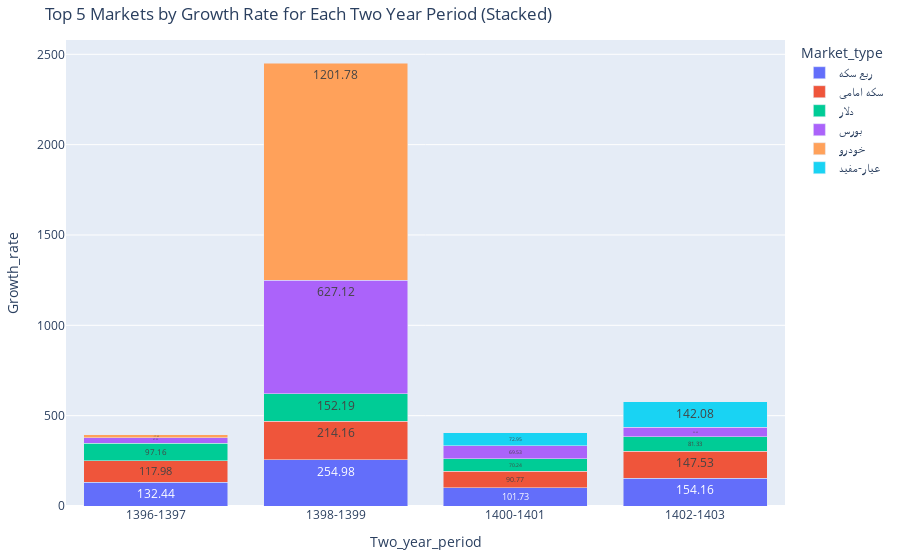

The notebook cell this image was saved under:
### Code cell
two_year_df = (df.groupby(['two_year_period', 'market_type']).agg(growth_rate= ('closing', 'mean')).groupby(level='market_type')['growth_rate'].pct_change() * 100).reset_index()
two_year_df = two_year_df.sort_values(['two_year_period', 'growth_rate'], ascending=[True, False]).groupby('two_year_period', group_keys=False).head(5)
two_year_df['market_type'] = two_year_df['market_type'].apply(lambda x: MARKET_NAMES.get(str(x), 'Unknown'))
two_year_df = two_year_df[two_year_df['two_year_period'] != '1394-1395']

set_custom_output_height(height=800)

fig = plot_stacked_bar_chart(
    df=two_year_df,
    x_col="two_year_period",
    y_col="growth_rate",
    color_col="market_type",
    title="Top 5 Markets by Growth Rate for Each Two Year Period (Stacked)",
    labels={"growth_rate": "Growth Rate (%)", "year": "Year"}
)

### Figure 1 — Plotly figure (JSON) as saved in the notebook; plotly's stock layout.template omitted (floating-point values rounded to 4 significant figures)
{"data": [{"alignmentgroup": "True", "hovertemplate": "market_type=ربع سکه<br>two_year_period=%{x}<br>Growth Rate (%)=%{text}<extra></extra>", "legendgroup": "ربع سکه", "marker": {"color": "#636efa", "pattern": {"shape": ""}}, "name": "ربع سکه", "offsetgroup": "ربع سکه", "orientation": "v", "showlegend": true, "text": [132.4, 255.0, 101.7, 154.2], "textposition": "inside", "texttemplate": "%{text:.2f}", "type": "bar", "x": ["1396-1397", "1398-1399", "1400-1401", "1402-1403"], "xaxis": "x", "y": [132.4, 255.0, 101.7, 154.2], "yaxis": "y"}, {"alignmentgroup": "True", "hovertemplate": "market_type=سکه امامی<br>two_year_period=%{x}<br>Growth Rate (%)=%{text}<extra></extra>", "legendgroup": "سکه امامی", "marker": {"color": "#EF553B", "pattern": {"shape": ""}}, "name": "سکه امامی", "offsetgroup": "سکه امامی", "orientation": "v", "showlegend": true, "text": [118.0, 214.2, 90.77, 147.5], "textposition": "inside", "texttemplate": "%{text:.2f}", "type": "bar", "x": ["1396-1397", "1398-1399", "1400-1401", "1402-1403"], "xaxis": "x", "y": [118.0, 214.2, 90.77, 147.5], "yaxis": "y"}, {"alignmentgroup": "True", "hovertemplate": "market_type=دلار<br>two_year_period=%{x}<br>Growth Rate (%)=%{text}<extra></extra>", "legendgroup": "دلار", "marker": {"color": "#00cc96", "pattern": {"shape": ""}}, "name": "دلار", "offsetgroup": "دلار", "orientation": "v", "showlegend": true, "text": [97.16, 152.2, 70.24, 81.33], "textposition": "inside", "texttemplate": "%{text:.2f}", "type": "bar", "x": ["1396-1397", "1398-1399", "1400-1401", "1402-1403"], "xaxis": "x", "y": [97.16, 152.2, 70.24, 81.33], "yaxis": "y"}, {"alignmentgroup": "True", "hovertemplate": "market_type=بورس<br>two_year_period=%{x}<br>Growth Rate (%)=%{text}<extra></extra>", "legendgroup": "بورس", "marker": {"color": "#ab63fa", "pattern": {"shape": ""}}, "name": "بورس", "offsetgroup": "بورس", "orientation": "v", "showlegend": true, "text": [47.22, 627.1, 69.53, 52.43], "textposition": "inside", "texttemplate": "%{text:.2f}", "type": "bar", "x": ["1396-1397", "1398-1399", "1400-1401", "1402-1403"], "xaxis": "x", "y": [47.22, 627.1, 69.53, 52.43], "yaxis": "y"}, {"alignmentgroup": "True", "hovertemplate": "market_type=خودرو<br>two_year_period=%{x}<br>Growth Rate (%)=%{text}<extra></extra>", "legendgroup": "خودرو", "marker": {"color": "#FFA15A", "pattern": {"shape": ""}}, "name": "خودرو", "offsetgroup": "خودرو", "orientation": "v", "showlegend": true, "text": [-17.69, 1202.0], "textposition": "inside", "texttemplate": "%{text:.2f}", "type": "bar", "x": ["1396-1397", "1398-1399"], "xaxis": "x", "y": [-17.69, 1202.0], "yaxis": "y"}, {"alignmentgroup": "True", "hovertemplate": "market_type=عیار-مفید<br>two_year_period=%{x}<br>Growth Rate (%)=%{text}<extra></extra>", "legendgroup": "عیار-مفید", "marker": {"color": "#19d3f3", "pattern": {"shape": ""}}, "name": "عیار-مفید", "offsetgroup": "عیار-مفید", "orientation": "v", "showlegend": true, "text": [72.95, 142.1], "textposition": "inside", "texttemplate": "%{text:.2f}", "type": "bar", "x": ["1400-1401", "1402-1403"], "xaxis": "x", "y": [72.95, 142.1], "yaxis": "y"}], "layout": {"autosize": true, "barmode": "stack", "legend": {"title": {"text": "Market_type"}, "tracegroupgap": 0}, "margin": {"b": 40, "l": 40, "r": 40, "t": 40}, "title": {"text": "Top 5 Markets by Growth Rate for Each Two Year Period (Stacked)"}, "xaxis": {"anchor": "y", "autorange": true, "categoryarray": ["1396-1397", "1398-1399", "1400-1401", "1402-1403"], "categoryorder": "array", "domain": [0, 1], "range": [-0.5, 3.5], "tickangle": 0, "title": {"text": "Two_year_period"}, "type": "category"}, "yaxis": {"anchor": "x", "autorange": true, "domain": [0, 1], "range": [0, 2579.0], "title": {"text": "Growth_rate"}, "type": "linear"}}}
